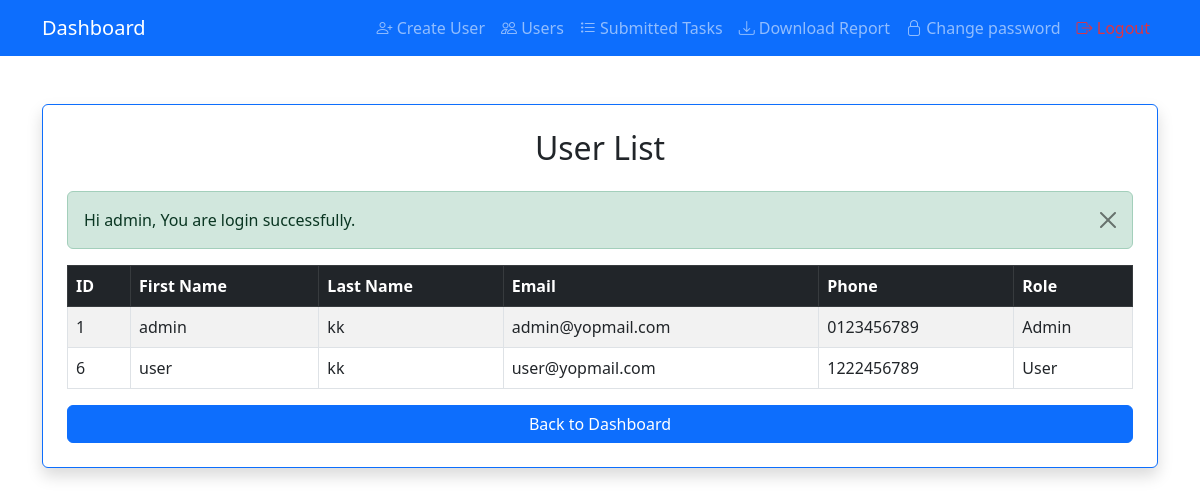
The app's page /index.php?route=users (signed in) with its own data.
### tables this page shows
CREATE TABLE `users` (
  `id` int NOT NULL,
  `first_name` varchar(100) NOT NULL,
  `last_name` varchar(100) NOT NULL,
  `email` varchar(100) NOT NULL,
  `phone` varchar(20) NOT NULL,
  `password` varchar(255) NOT NULL,
  `role_id` int NOT NULL,
  `last_login` timestamp NULL DEFAULT NULL,
  `last_password_change` timestamp NULL DEFAULT NULL,
  `created_at` timestamp NOT NULL DEFAULT CURRENT_TIMESTAMP,
  `updated_at` timestamp NOT NULL DEFAULT CURRENT_TIMESTAMP
);

CREATE TABLE `roles` (
  `id` int NOT NULL,
  `role_name` varchar(50) NOT NULL,
  `created_at` timestamp NOT NULL DEFAULT CURRENT_TIMESTAMP,
  `updated_at` timestamp NOT NULL DEFAULT CURRENT_TIMESTAMP
);

### index.php (called while the page is built)
<?php
require_once __DIR__ . '/helper/helper.php';
route_run($_REQUEST['route']??'login');
?>

### controller/users.php (called while the page is built, shortened)
<?php
require_once __DIR__ . '/../config/db.php';
$sql = "SELECT users.*, roles.role_name FROM users
        JOIN roles ON users.role_id = roles.id";
$result = $conn->query($sql);
?>

### view/users.php (the view)
<?php
    require_once __DIR__. '/navbar.php';
?>
    <div class="container mt-5">
        <div class="card border-primary shadow p-4">
            <h2 class="mb-4 text-center">User List</h2>
            <?php show_flash_message(); ?>
            <table class="table table-bordered table-striped">
                <thead class="table-dark">
                    <tr>
                        <th>ID</th>
                        <th>First Name</th>
                        <th>Last Name</th>
                        <th>Email</th>
                        <th>Phone</th>
                        <th>Role</th>
                    </tr>
                </thead>
                <tbody>
                    <?php while ($row = $result->fetch_assoc()) { ?>
                    <tr>
                        <td><?= $row['id'] ?></td>
                        <td><?= $row['first_name'] ?></td>
                        <td><?= $row['last_name'] ?></td>
                        <td><?= $row['email'] ?></td>
                        <td><?= $row['phone'] ?></td>
                        <td><?= $row['role_name'] ?></td>
                    </tr>
                    <?php } ?>
                </tbody>
            </table>
            <a href="index.php?route=dashboard" class="btn btn-primary">Back to Dashboard</a>
        </div>
    </div>
<?php
    require_once __DIR__. '/footer.php';
?>

### helper/helper.php (shortened to what this page needs)
<?php
function show_flash_message() {
   if (isset($_SESSION['flash_msg'])) {
      $type = $_SESSION['flash_msg']['type'] === 'success' ? 'alert-success' : 'alert-danger';
      echo "<div class='alert $type alert-dismissible fade show' role='alert'>
               {$_SESSION['flash_msg']['msg']}
               <button type='button' class='btn-close' data-bs-dismiss='alert' aria-label='Close'></button>
             </div>";
   }
}
function route_run($route) {
   require_once(__DIR__ ."/../controller/".$route. ".php");
   $excluded_routes = ['download_report', 'submit_tasks'];
   if (!in_array($route, $excluded_routes)) {
       require_once(__DIR__ . "/../view/" . $route . ".php");
   }
}
?>

### view/navbar.php (shortened to what this page needs)
<!DOCTYPE html>
<html lang="en">
<head>
    <link href="https://cdn.jsdelivr.net/npm/bootstrap@5.3.0/dist/css/bootstrap.min.css" rel="stylesheet">
    <link rel="stylesheet" href="https://cdn.jsdelivr.net/npm/bootstrap-icons/font/bootstrap-icons.css">
</head>
   <nav class="navbar navbar-expand-lg navbar-dark bg-primary">
        <div class="container">
            <a class="navbar-brand" href="index.php?route=dashboard">Dashboard</a>
            <div class="collapse navbar-collapse" id="navbarNav">
                <ul class="navbar-nav ms-auto">
                <?php if (isset($_SESSION['user']) && $_SESSION['user']['role_name'] == "Admin") { ?>
                        <li class="nav-item"><a class="nav-link" href="index.php?route=create_user"><i class="bi bi-person-plus"></i> Create User</a></li>
                        <li class="nav-item"><a class="nav-link" href="index.php?route=users"><i class="bi bi-people"></i> Users</a></li>
                        <li class="nav-item"><a class="nav-link" href="index.php?route=tasks"><i class="bi bi-list-task"></i> Submitted Tasks</a></li>
                        <li class="nav-item"><a class="nav-link" href="index.php?route=download_report"><i class="bi bi-download"></i> Download Report</a></li>
                    <?php } elseif(isset($_SESSION['user']) && $_SESSION['user']['role_name'] == "User") { ?>
                        <li class="nav-item"><a class="nav-link" href="index.php?route=create_task"><i class="bi bi-journal-plus"></i> Create Task</a></li>
                    <?php } ?>
                    <li class="nav-item"><a class="nav-link" href="index.php?route=change_password"><i class="bi bi-lock"></i> Change password</a></li>
                    <li class="nav-item"><a class="nav-link text-danger" href="index.php?route=logout"><i class="bi bi-box-arrow-right"></i> Logout</a></li>
                </ul>
            </div>
        </div>
    </nav>
<body>

### view/footer.php (shortened to what this page needs)
</body>
</html>

### records on screen
users: id "1", first_name "admin", last_name "kk", email "admin@yopmail.com", phone "0123456789", role.role_name "Admin"
users: id "6", first_name "user", last_name "kk", email "user@yopmail.com", phone "1222456789", role.role_name "User"

### other values on screen
$_SESSION['flash_msg']['msg'] "Hi admin, You are login successfully."
